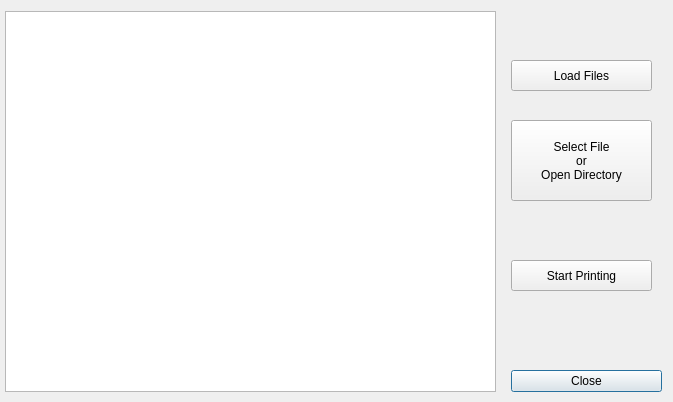
<?xml version="1.0" encoding="UTF-8"?>
<ui version="4.0">
 <class>OpenFileWindow</class>
 <widget class="QDialog" name="OpenFileWindow">
  <property name="geometry">
   <rect>
    <x>0</x>
    <y>0</y>
    <width>673</width>
    <height>402</height>
   </rect>
  </property>
  <property name="windowTitle">
   <string>Open File</string>
  </property>
  <widget class="QDialogButtonBox" name="buttonBox">
   <property name="geometry">
    <rect>
     <x>511</x>
     <y>370</y>
     <width>151</width>
     <height>31</height>
    </rect>
   </property>
   <property name="sizePolicy">
    <sizepolicy hsizetype="Fixed" vsizetype="Expanding">
     <horstretch>0</horstretch>
     <verstretch>0</verstretch>
    </sizepolicy>
   </property>
   <property name="orientation">
    <enum>Qt::Vertical</enum>
   </property>
   <property name="standardButtons">
    <set>QDialogButtonBox::Close</set>
   </property>
  </widget>
  <widget class="QPushButton" name="pushButton">
   <property name="geometry">
    <rect>
     <x>511</x>
     <y>60</y>
     <width>141</width>
     <height>31</height>
    </rect>
   </property>
   <property name="text">
    <string>Load Files</string>
   </property>
  </widget>
  <widget class="QPushButton" name="pushButton_2">
   <property name="geometry">
    <rect>
     <x>511</x>
     <y>120</y>
     <width>141</width>
     <height>81</height>
    </rect>
   </property>
   <property name="text">
    <string>Select File
or
Open Directory</string>
   </property>
  </widget>
  <widget class="QPushButton" name="pushButton_3">
   <property name="geometry">
    <rect>
     <x>511</x>
     <y>260</y>
     <width>141</width>
     <height>31</height>
    </rect>
   </property>
   <property name="text">
    <string>Start Printing</string>
   </property>
  </widget>
  <widget class="QWidget" name="gridLayoutWidget">
   <property name="geometry">
    <rect>
     <x>620</x>
     <y>0</y>
     <width>51</width>
     <height>51</height>
    </rect>
   </property>
   <layout class="QGridLayout" name="gridLayout"/>
  </widget>
  <widget class="QListWidget" name="listWidget">
   <property name="geometry">
    <rect>
     <x>5</x>
     <y>11</y>
     <width>491</width>
     <height>381</height>
    </rect>
   </property>
  </widget>
 </widget>
 <resources/>
 <connections>
  <connection>
   <sender>buttonBox</sender>
   <signal>accepted()</signal>
   <receiver>OpenFileWindow</receiver>
   <slot>accept()</slot>
   <hints>
    <hint type="sourcelabel">
     <x>248</x>
     <y>254</y>
    </hint>
    <hint type="destinationlabel">
     <x>157</x>
     <y>274</y>
    </hint>
   </hints>
  </connection>
  <connection>
   <sender>buttonBox</sender>
   <signal>rejected()</signal>
   <receiver>OpenFileWindow</receiver>
   <slot>reject()</slot>
   <hints>
    <hint type="sourcelabel">
     <x>316</x>
     <y>260</y>
    </hint>
    <hint type="destinationlabel">
     <x>286</x>
     <y>274</y>
    </hint>
   </hints>
  </connection>
 </connections>
</ui>
